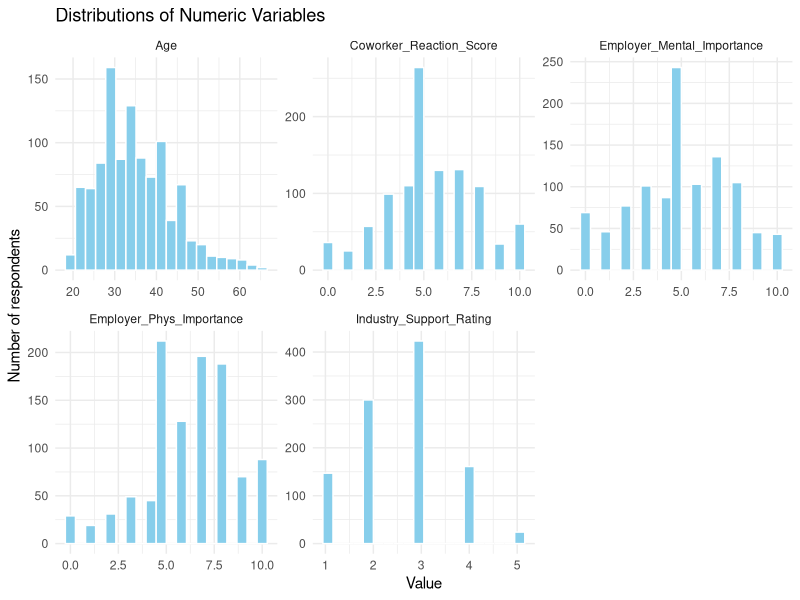
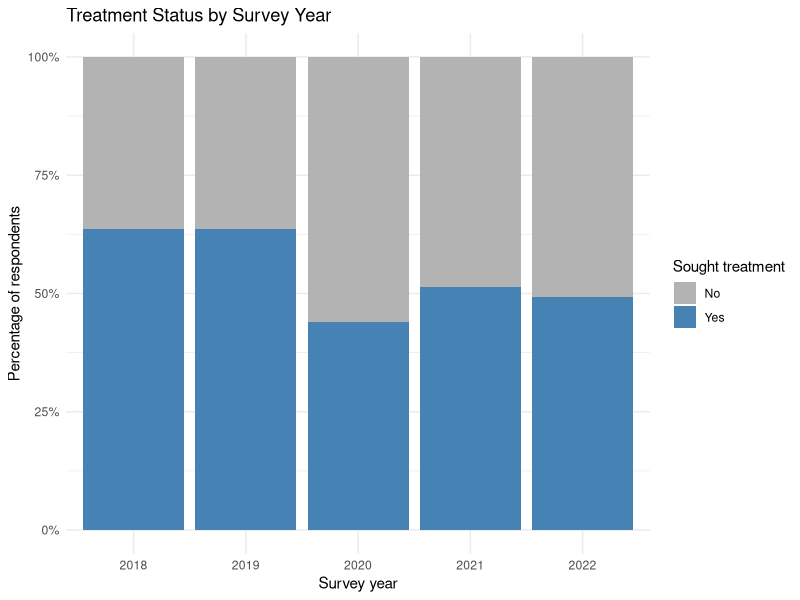
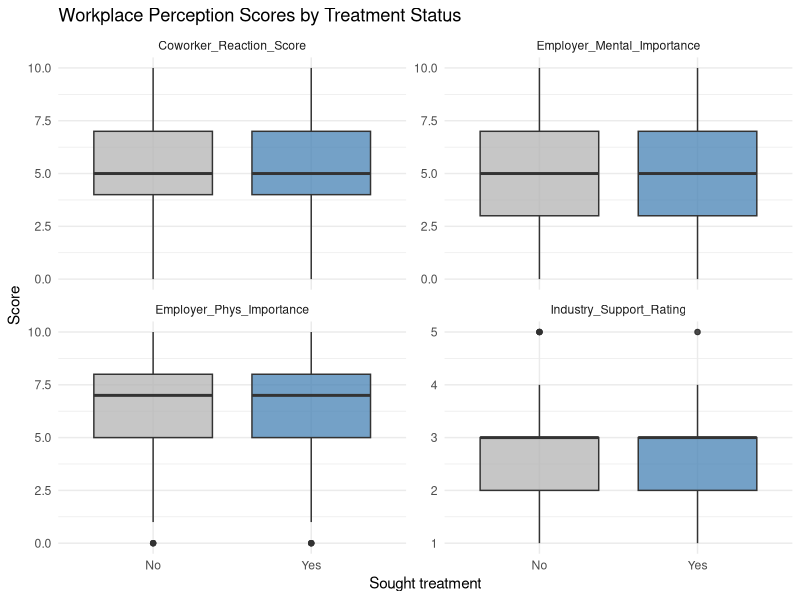
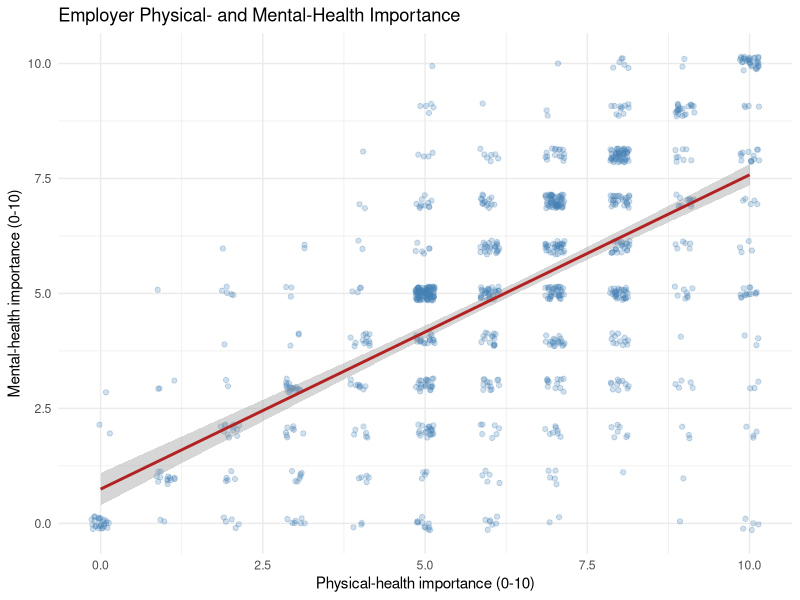

Recreate these plots in R, in order.
## ---- chunk 1
knitr::opts_knit$set(root.dir = ".")
knitr::opts_chunk$set(echo = TRUE, warning = FALSE, message = FALSE)
## ---- chunk 2
library(tidyverse)
library(scales)
library(knitr)
## ---- chunk 3
data <- read.csv(
  "dataset/osmi_clean_combined.csv",
  stringsAsFactors = FALSE,
  check.names = FALSE
)

# Convert analysis categories to ordered/labelled factors.
data <- data %>%
  mutate(
    Year = factor(Year, levels = 2018:2022),
    Gender_Category = factor(Gender_Category,
                             levels = c("Female", "Male", "Other")),
    Treatment_Cat = factor(Treatment_Cat, levels = c("No", "Yes")),
    Tech_Company_Cat = factor(Tech_Company_Cat, levels = c("No", "Yes")),
    Family_History = factor(Family_History,
                            levels = c("No", "Yes", "I don't know"))
  )

cat("Number of respondents:", nrow(data), "\n")
cat("Number of variables:", ncol(data), "\n")
## ---- chunk 4
missing_summary <- tibble(
  Variable = names(data),
  Missing = colSums(is.na(data)),
  Percent_Missing = percent(colMeans(is.na(data)), accuracy = 0.1)
)

kable(missing_summary, caption = "Missing values in the cleaned dataset")
## ---- chunk 5
data_dictionary <- tribble(
  ~Variable, ~Type, ~Description,
  "Age", "Numeric", "Respondent age in years (cleaned range: 18-65).",
  "Gender_Category", "Categorical", "Normalized gender category: Female, Male, or Other.",
  "Treatment_Cat", "Binary categorical", "Whether the respondent sought professional mental-health treatment.",
  "Tech_Company_Cat", "Binary categorical", "Whether the respondent's employer is primarily a technology company.",
  "Employer_Phys_Importance", "Numeric (0-10)", "Employer importance placed on physical health.",
  "Employer_Mental_Importance", "Numeric (0-10)", "Employer importance placed on mental health.",
  "Coworker_Reaction_Score", "Numeric (0-10)", "Expected reaction of coworkers to a mental-health condition.",
  "Industry_Support_Rating", "Ordinal numeric (1-5)", "Perceived support for employees with mental illness in the tech industry.",
  "Family_History", "Categorical", "Whether the respondent reports a family history of mental illness.",
  "Year", "Categorical", "Survey year, 2018 through 2022."
)

kable(data_dictionary, caption = "Variables used in the descriptive analysis")
## ---- chunk 6
numeric_vars <- c(
  "Age", "Employer_Phys_Importance", "Employer_Mental_Importance",
  "Coworker_Reaction_Score", "Industry_Support_Rating"
)

numeric_summary <- data %>%
  summarise(
    across(
      all_of(numeric_vars),
      list(
        N = ~sum(!is.na(.)),
        Mean = ~mean(.),
        SD = ~sd(.),
        Min = ~min(.),
        Q1 = ~quantile(., 0.25),
        Median = ~median(.),
        Q3 = ~quantile(., 0.75),
        Max = ~max(.)
      ),
      .names = "{.col}__{.fn}"
    )
  ) %>%
  pivot_longer(
    everything(),
    names_to = c("Variable", ".value"),
    names_sep = "__"
  ) %>%
  mutate(across(-Variable, ~round(., 2)))

kable(numeric_summary, caption = "Descriptive statistics for numeric variables")
## ---- chunk 7
numeric_long <- data %>%
  select(all_of(numeric_vars)) %>%
  pivot_longer(everything(), names_to = "Variable", values_to = "Value")

ggplot(numeric_long, aes(x = Value)) +
  geom_histogram(bins = 20, fill = "skyblue", color = "white") +
  facet_wrap(~Variable, scales = "free") +
  theme_minimal() +
  labs(
    title = "Distributions of Numeric Variables",
    x = "Value", y = "Number of respondents"
  )
## ---- chunk 8
categorical_vars <- c(
  "Year", "Gender_Category", "Treatment_Cat", "Tech_Company_Cat", "Family_History"
)

categorical_summary <- data %>%
  select(all_of(categorical_vars)) %>%
  pivot_longer(everything(), names_to = "Variable", values_to = "Category") %>%
  count(Variable, Category, name = "Frequency") %>%
  group_by(Variable) %>%
  mutate(Percent = percent(Frequency / sum(Frequency), accuracy = 0.1)) %>%
  ungroup()

kable(categorical_summary, caption = "Frequency distributions of categorical variables")
## ---- chunk 9
treatment_by_year <- data %>%
  count(Year, Treatment_Cat) %>%
  group_by(Year) %>%
  mutate(Percent = n / sum(n)) %>%
  ungroup()

kable(
  treatment_by_year %>% mutate(Percent = percent(Percent, accuracy = 0.1)),
  caption = "Treatment status by survey year"
)

ggplot(treatment_by_year, aes(x = Year, y = Percent, fill = Treatment_Cat)) +
  geom_col(position = "fill") +
  scale_y_continuous(labels = percent_format()) +
  scale_fill_manual(values = c("No" = "grey70", "Yes" = "steelblue")) +
  theme_minimal() +
  labs(
    title = "Treatment Status by Survey Year",
    x = "Survey year", y = "Percentage of respondents", fill = "Sought treatment"
  )
## ---- chunk 10
treatment_table <- function(group_var) {
  data %>%
    count(.data[[group_var]], Treatment_Cat, name = "Frequency") %>%
    group_by(.data[[group_var]]) %>%
    mutate(Percent = percent(Frequency / sum(Frequency), accuracy = 0.1)) %>%
    ungroup() %>%
    rename(Group = 1)
}

treatment_by_gender <- treatment_table("Gender_Category")
treatment_by_family <- treatment_table("Family_History")
treatment_by_tech <- treatment_table("Tech_Company_Cat")

kable(treatment_by_gender, caption = "Treatment status within gender category")
kable(treatment_by_family, caption = "Treatment status within family-history category")
kable(treatment_by_tech, caption = "Treatment status by technology-company status")
## ---- chunk 11
scores_by_treatment <- data %>%
  group_by(Treatment_Cat) %>%
  summarise(
    Respondents = n(),
    across(
      all_of(c("Age", "Employer_Phys_Importance", "Employer_Mental_Importance",
               "Coworker_Reaction_Score", "Industry_Support_Rating")),
      list(Mean = ~round(mean(.), 2), SD = ~round(sd(.), 2)),
      .names = "{.col}_{.fn}"
    ),
    .groups = "drop"
  )

kable(scores_by_treatment, caption = "Mean (SD) profiles by treatment status")

ggplot(
  data %>%
    pivot_longer(
      c(Employer_Phys_Importance, Employer_Mental_Importance,
        Coworker_Reaction_Score, Industry_Support_Rating),
      names_to = "Measure", values_to = "Score"
    ),
  aes(x = Treatment_Cat, y = Score, fill = Treatment_Cat)
) +
  geom_boxplot(alpha = 0.75, outlier.alpha = 0.25) +
  facet_wrap(~Measure, scales = "free_y") +
  scale_fill_manual(values = c("No" = "grey70", "Yes" = "steelblue")) +
  theme_minimal() +
  theme(legend.position = "none") +
  labs(
    title = "Workplace Perception Scores by Treatment Status",
    x = "Sought treatment", y = "Score"
  )
## ---- chunk 12
correlation_matrix <- data %>%
  select(all_of(numeric_vars)) %>%
  cor(use = "complete.obs") %>%
  round(2)

kable(correlation_matrix, caption = "Pearson correlation matrix for numeric variables")
## ---- chunk 13
ggplot(
  data,
  aes(x = Employer_Phys_Importance, y = Employer_Mental_Importance)
) +
  geom_jitter(width = 0.15, height = 0.15, alpha = 0.25, color = "steelblue") +
  geom_smooth(method = "lm", se = TRUE, color = "firebrick") +
  theme_minimal() +
  labs(
    title = "Employer Physical- and Mental-Health Importance",
    x = "Physical-health importance (0-10)",
    y = "Mental-health importance (0-10)"
  )
